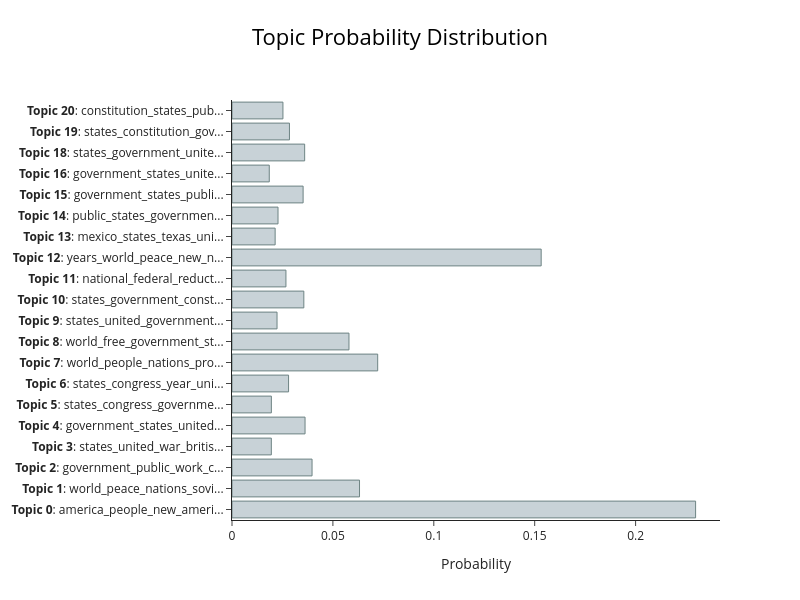

The code cell stored with this chart in its notebook:
### Markdown cell above
The following code calculates and visualizes the topic probability distribution for the first speech in the dataset. It first uses `approximate_distribution` to estimate how strongly the first document is associated with each topic learned by the BERTopic model. The resulting probability vector is then passed to `visualize_distribution`, which generates an interactive bar chart showing the relative importance of each topic in that speech. Because Plotly figures cannot be saved as PNG on DataHub, the visualization is exported as an HTML file to the `outputs` folder, and finally displayed in the notebook.

### Code cell
# output the topic distribution for the first speech
topic_distr, _ = topic_model.approximate_distribution(docs)
first_distribution = topic_distr[0] 
fig = topic_model.visualize_distribution(first_distribution,
                                         title="Topic Probability Distribution")

fig.write_html("outputs/topic_probability_distribution.html")
fig.show()

### Figure 1 — Plotly figure (JSON) as saved in the notebook; plotly's stock layout.template omitted (floating-point values rounded to 4 significant figures)
{"data": [{"marker": {"color": "#C8D2D7", "line": {"color": "#6E8484", "width": 1}}, "orientation": "h", "type": "bar", "x": [0.2297, 0.06319, 0.03967, 0.0195, 0.0362, 0.01951, 0.02803, 0.0722, 0.05796, 0.02232, 0.0356, 0.02673, 0.1532, 0.02138, 0.02281, 0.03524, 0.01848, 0.03601, 0.02847, 0.02524], "y": ["<b>Topic 0</b>: america_people_new_ameri...", "<b>Topic 1</b>: world_peace_nations_sovi...", "<b>Topic 2</b>: government_public_work_c...", "<b>Topic 3</b>: states_united_war_britis...", "<b>Topic 4</b>: government_states_united...", "<b>Topic 5</b>: states_congress_governme...", "<b>Topic 6</b>: states_congress_year_uni...", "<b>Topic 7</b>: world_people_nations_pro...", "<b>Topic 8</b>: world_free_government_st...", "<b>Topic 9</b>: states_united_government...", "<b>Topic 10</b>: states_government_const...", "<b>Topic 11</b>: national_federal_reduct...", "<b>Topic 12</b>: years_world_peace_new_n...", "<b>Topic 13</b>: mexico_states_texas_uni...", "<b>Topic 14</b>: public_states_governmen...", "<b>Topic 15</b>: government_states_publi...", "<b>Topic 16</b>: government_states_unite...", "<b>Topic 18</b>: states_government_unite...", "<b>Topic 19</b>: states_constitution_gov...", "<b>Topic 20</b>: constitution_states_pub..."]}], "layout": {"height": 600, "hoverlabel": {"bgcolor": "white", "font": {"family": "Rockwell", "size": 16}}, "title": {"font": {"color": "Black", "size": 22}, "text": "Topic Probability Distribution", "x": 0.5, "xanchor": "center", "y": 0.95, "yanchor": "top"}, "width": 800, "xaxis": {"title": {"text": "Probability"}}}}
